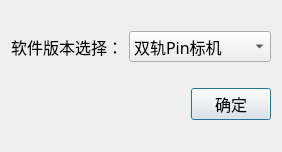
<?xml version="1.0" encoding="UTF-8"?>
<ui version="4.0">
 <class>qg_VersionDialogClass</class>
 <widget class="QDialog" name="qg_VersionDialogClass">
  <property name="geometry">
   <rect>
    <x>0</x>
    <y>0</y>
    <width>278</width>
    <height>152</height>
   </rect>
  </property>
  <property name="windowTitle">
   <string>VersionChoose</string>
  </property>
  <layout class="QVBoxLayout" name="verticalLayout">
   <item>
    <layout class="QHBoxLayout" name="horizontalLayout">
     <item>
      <widget class="QLabel" name="label">
       <property name="font">
        <font>
         <family>微软雅黑</family>
         <pointsize>12</pointsize>
        </font>
       </property>
       <property name="text">
        <string>软件版本选择：</string>
       </property>
      </widget>
     </item>
     <item>
      <widget class="QComboBox" name="comboBox_Version">
       <property name="font">
        <font>
         <family>微软雅黑</family>
         <pointsize>12</pointsize>
        </font>
       </property>
       <property name="styleSheet">
        <string notr="true"/>
       </property>
       <item>
        <property name="text">
         <string>双轨Pin标机</string>
        </property>
       </item>
       <item>
        <property name="text">
         <string>易鼎丰Pin专机</string>
        </property>
       </item>
       <item>
        <property name="text">
         <string>立昇Pin专机</string>
        </property>
       </item>
       <item>
        <property name="text">
         <string>博泰Pin专机</string>
        </property>
       </item>
       <item>
        <property name="text">
         <string>金脉Pin专机</string>
        </property>
       </item>
       <item>
        <property name="text">
         <string>金脉焊缝检测机</string>
        </property>
       </item>
      </widget>
     </item>
    </layout>
   </item>
   <item>
    <layout class="QHBoxLayout" name="horizontalLayout_2">
     <item>
      <spacer name="horizontalSpacer">
       <property name="orientation">
        <enum>Qt::Horizontal</enum>
       </property>
       <property name="sizeHint" stdset="0">
        <size>
         <width>40</width>
         <height>20</height>
        </size>
       </property>
      </spacer>
     </item>
     <item>
      <widget class="QPushButton" name="pushButton_OK">
       <property name="font">
        <font>
         <family>微软雅黑</family>
         <pointsize>12</pointsize>
        </font>
       </property>
       <property name="text">
        <string>确定</string>
       </property>
      </widget>
     </item>
    </layout>
   </item>
  </layout>
 </widget>
 <layoutdefault spacing="6" margin="11"/>
 <resources/>
 <connections/>
</ui>
